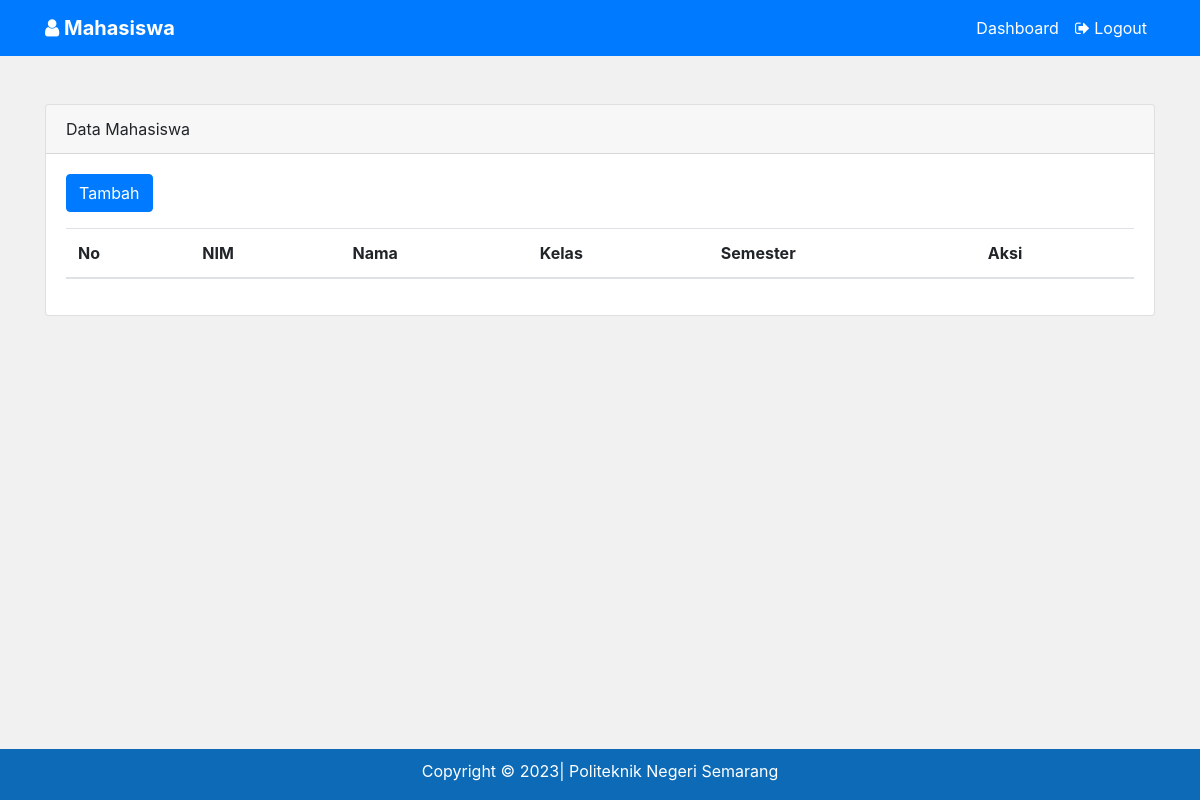
/index.php (signed in), run on an earlier commit of the app's database.
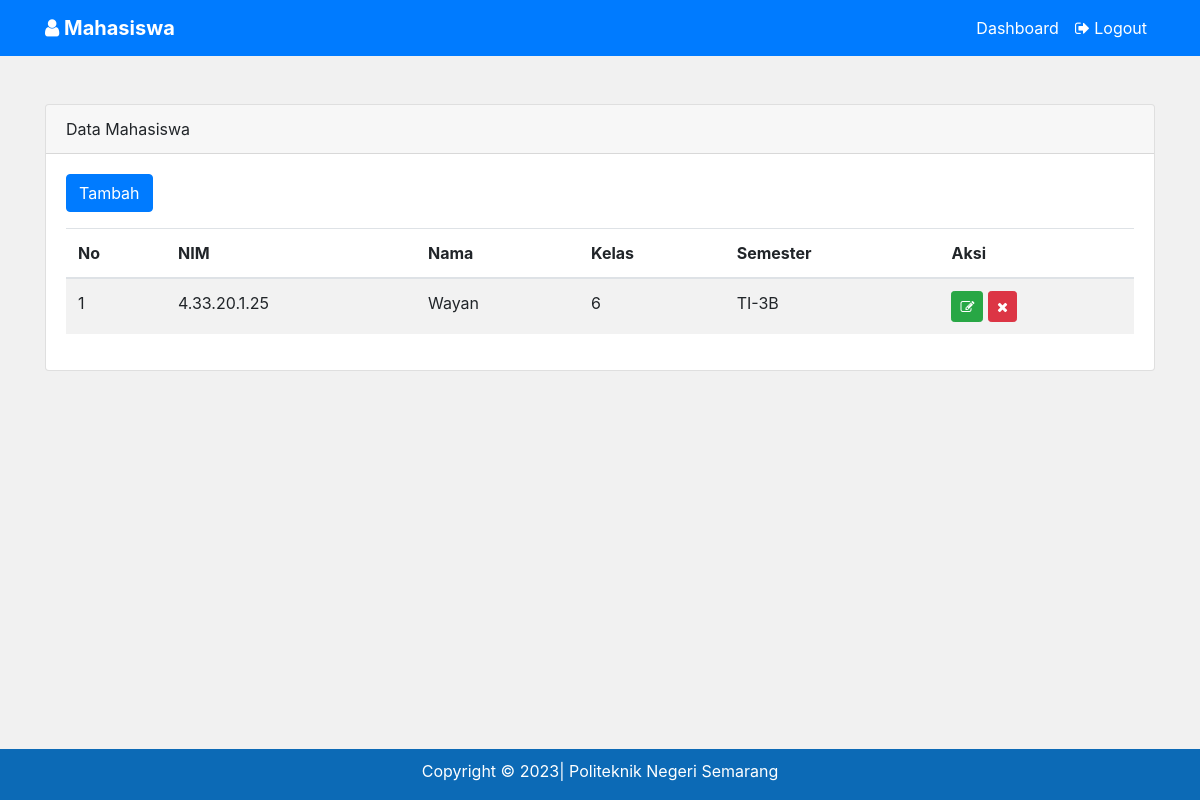
And on a later commit of the database.
### tables this page shows
CREATE TABLE `mahasiswa` (
  `id` int(11) NOT NULL,
  `nim` varchar(15) DEFAULT NULL,
  `nama` varchar(50) DEFAULT NULL,
  `kelas` varchar(15) DEFAULT NULL,
  `semester` int(11) NOT NULL
);

### index.php (the view, shortened to what this page needs)
<?php
    require 'koneksi.php';
    include 'navbar.php';
?>
<div class="container">
    <div class="card mt-5">
        <div class="card-header">
            Data Mahasiswa
        </div>
        <div class="card-body">
            <a class="btn btn-primary btn-md" href="tambah.php" role="button">
                Tambah
            </a>
            <div class="table-responsive mt-3">
                <table class="table table-striped" id="mytable">
                    <thead>
                        <tr>
                            <th>No</th>
                            <th>NIM</th>
                            <th>Nama</th>
                            <th>Kelas</th>
                            <th>Semester</th>
                            <th>Aksi</th>
                        </tr>
                    </thead>
                    <tbody>
                        <?php
                            $no = 1;
                            $sql = "SELECT * FROM mahasiswa ORDER BY id DESC";
                            $row = $koneksi->prepare($sql);
                            $row->execute();
                            $hasil = $row->fetchAll(PDO::FETCH_OBJ);
                            foreach($hasil as $r) {
                        ?>
                        <tr>
                            <td><?= $no;?></td>
                            <td><?=$r->nim;?></td>
                            <td><?=$r->nama;?></td>
                            <td><?=$r->semester;?></td>
                            <td><?=$r->kelas;?></td>
                            <td>
                                <a href="<?= "edit.php?id=".$r->id;?>"
                                    class="btn btn-success btn-sm"
                                    title="Edit">
                                    <i class="fa fa-edit"></i>
                                </a>
                                <a href="proses.php?aksi=hapus&id=<?=$r->id;?>"
                                    class="btn btn-danger btn-sm"
                                    onclick="javascript:return confirm(`Data ingin dihapus ?`);"
                                    title="Delete">
                                    <i class="fa fa-times"></i>
                                </a>
                            </td>
                        </tr>
                        <?php $no++; }?>
                    </tbody>
                </table>
            </div>
        </div>
    </div>
</div>
<?php include 'footer.php';?>

### navbar.php (shortened to what this page needs)
<!DOCTYPE HTML>
<html>
	<head>
        <link rel="stylesheet" href="https://cdnjs.cloudflare.com/ajax/libs/twitter-bootstrap/4.5.1/css/bootstrap.css">
        <link rel="stylesheet" href="https://stackpath.bootstrapcdn.com/font-awesome/4.7.0/css/font-awesome.min.css">
        <link rel="stylesheet" href="assets/css/main.css?v=<?=time();?>">
	</head>
    <body class="d-flex flex-column min-vh-100">
        <nav class="navbar navbar-expand-sm navbar-dark bg-primary">
            <div class="container">
                <a class="navbar-brand" href="index.php">
                    <b>
                        <i class="fa fa-user"></i>
                        Mahasiswa
                    </b>
                </a>
                <div class="collapse navbar-collapse" id="collapsibleNavId">
                    <ul class="navbar-nav ml-auto">
                        <?php if(!empty($_SESSION['ADMIN'])){?>
                            <li class="nav-item active">
                                <a class="nav-link" href="index.php">Dashboard</a>
                            </li>
                            <li class="nav-item active">
                                <a class="nav-link" href="proses.php?aksi=logout">
                                    <i class="fa fa-sign-out"></i> Logout
                                </a>
                            </li>
                        <?php }?>
                    </ul>
                </div>
            </div>
        </nav>

### footer.php (shortened to what this page needs)
        <div class="footer mt-auto text-center">
            <p> Copyright &copy;  <?=date('Y');?>| Politeknik Negeri Semarang</p>
        </div>
	</body>
</html>

### assets/css/main.css (style rules this page uses)
body { background:#f1f1f1; }
.footer { width:100%; background-color: #0c6ab6; color:#fff; bottom: 0; padding-top:10px; padding-bottom: 1px; }

What changed in the data, as far as the page shows it:
added mahasiswa: nim "4.33.20.1.25", nama "Wayan", semester "6", kelas "TI-3B"
